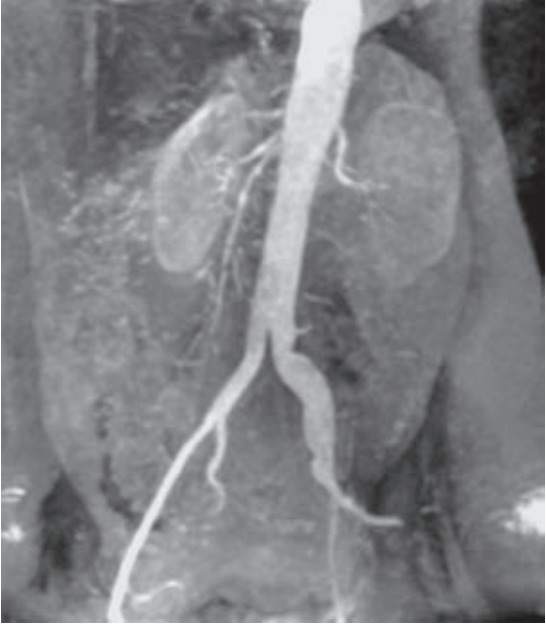
#> input picture Image processing_concepts/Custom_pixel_manipulation/1.jpg, 546 x 625 px
$ python piecewise.py
#> lines starting #> are read from the running program, lines starting #| are printed output that depends on the picture
import cv2
import numpy as np

def piecewise(img,h,w):
	for i in range(h):
		for j in range(w):
			if(img[i][j] > 120 and img[i][j] < 160):
				img[i][j] =10


img = cv2.imread('1.jpg', 0)
#> img: shape (625, 546); min 30, max 255, mean 130.1
(h,w) = img.shape[:2]
#> h = 625; w = 546

piecewise(img,h,w)
#> after the loop in piecewise, `for i in range(h):`:
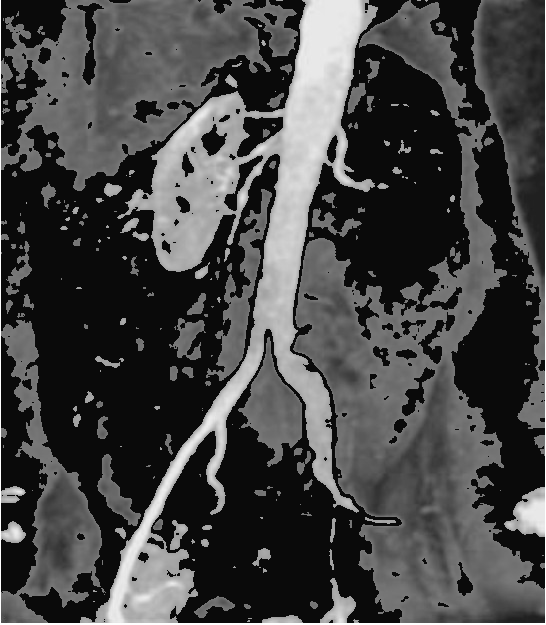
#> img: shape (625, 546); min 10, max 255, mean 70.1

cv2.imshow("image",img)
cv2.imwrite("image.jpg", img)
cv2.waitKey(0)
